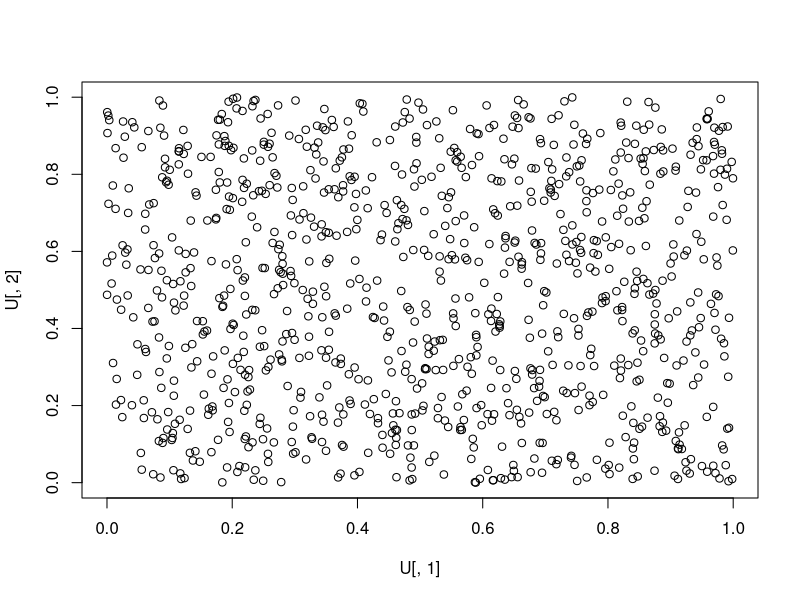
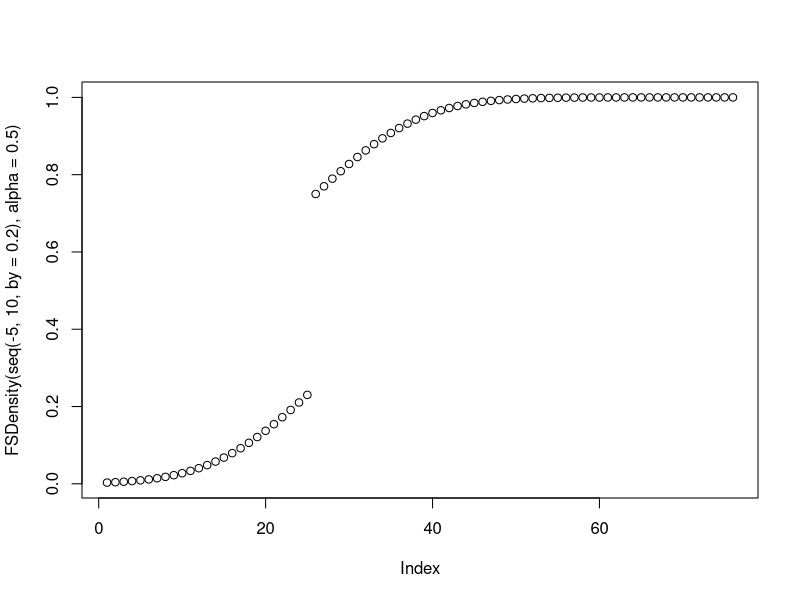

These charts were generated, in order, by the following R code:
## ---- chunk 1
densitycopula <- function(u1, u2, alpha){
     alpha * min(u1, u2) + (1 - alpha) * max(u1 + u2 - 1, 0)
}
FSDensity <- function(x, alpha){
     ifelse(x < 0, alpha * pnorm(x / 2), (1 - alpha) + alpha * pnorm(x / 2))
}
simul <- 1000
U <- matrix(c(runif(simul), runif(simul)), nrow = simul, ncol = 2)
## ---- chunk 2
plot(U[, 1], U[, 2])
## ---- chunk 3
plot(FSDensity(seq(-5, 10, by = 0.2), alpha =  0.5))
## ---- chunk 4
alpha <- 0.5
2 * qnorm(0.01 / alpha)

## Vérification
FSDensity(-4.107498, alpha)
## ---- chunk 5
2 * qnorm((0.99 - (1 - alpha)) / alpha)

## Vérification
FSDensity(4.107498, 0.5)
